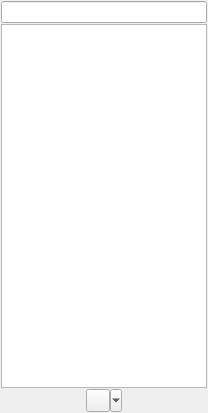
<?xml version="1.0" encoding="UTF-8"?>
<ui version="4.0">
 <class>MainWidget</class>
 <widget class="QWidget" name="MainWidget">
  <property name="geometry">
   <rect>
    <x>0</x>
    <y>0</y>
    <width>208</width>
    <height>413</height>
   </rect>
  </property>
  <property name="windowTitle">
   <string/>
  </property>
  <layout class="QVBoxLayout" name="Layout_">
   <property name="spacing">
    <number>1</number>
   </property>
   <property name="margin">
    <number>1</number>
   </property>
   <item>
    <widget class="QLineEdit" name="FilterLine_"/>
   </item>
   <item>
    <widget class="QTreeView" name="CLTree_">
     <property name="contextMenuPolicy">
      <enum>Qt::CustomContextMenu</enum>
     </property>
     <property name="acceptDrops">
      <bool>true</bool>
     </property>
     <property name="styleSheet">
      <string notr="true">QTreeView::branch:!has-children {
	background: transparent;
}</string>
     </property>
     <property name="dragEnabled">
      <bool>true</bool>
     </property>
     <property name="dragDropMode">
      <enum>QAbstractItemView::DragDrop</enum>
     </property>
     <property name="defaultDropAction">
      <enum>Qt::CopyAction</enum>
     </property>
     <property name="iconSize">
      <size>
       <width>32</width>
       <height>32</height>
      </size>
     </property>
     <property name="rootIsDecorated">
      <bool>false</bool>
     </property>
     <property name="sortingEnabled">
      <bool>true</bool>
     </property>
     <property name="animated">
      <bool>true</bool>
     </property>
     <property name="headerHidden">
      <bool>true</bool>
     </property>
    </widget>
   </item>
   <item>
    <layout class="QHBoxLayout" name="BottomLayout_">
     <item>
      <widget class="QToolButton" name="FastStatusButton_">
       <property name="text">
        <string/>
       </property>
       <property name="popupMode">
        <enum>QToolButton::MenuButtonPopup</enum>
       </property>
      </widget>
     </item>
    </layout>
   </item>
  </layout>
  <action name="ActionAddAccount_">
   <property name="text">
    <string>Add account</string>
   </property>
  </action>
 </widget>
 <resources/>
 <connections/>
</ui>
